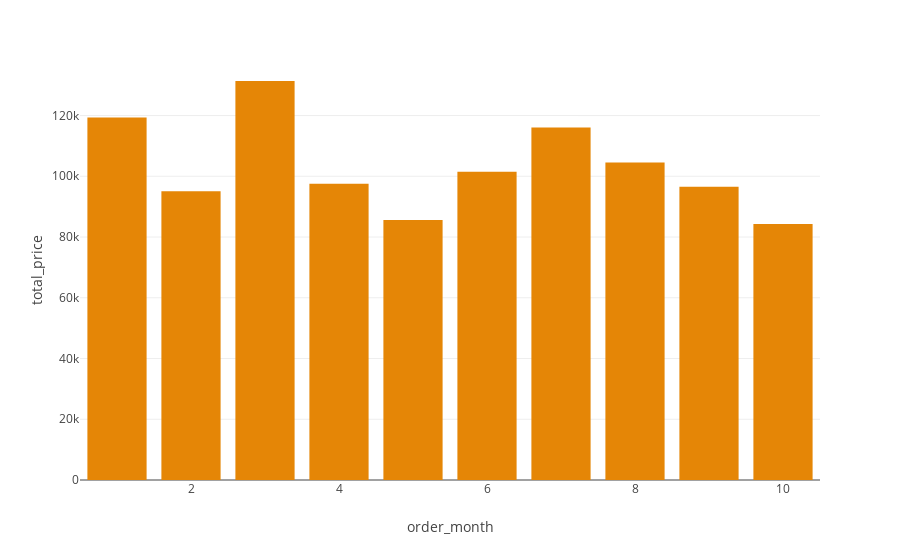

The notebook cell saved with this chart:
### Code cell
# what is the highest month that get the highest sales ?
high_month = data.groupby('order_month')[['total_price']].sum().sort_values(by='total_price' , ascending = False).reset_index()
high_month

fig3 = px.bar(high_month, x='order_month', y='total_price' , color_discrete_sequence=px.colors.qualitative.Vivid)
fig3.show()

### Figure 1 — Plotly figure (JSON) as saved in the notebook; plotly's stock layout.template omitted (floating-point values rounded to 4 significant figures)
{"data": [{"alignmentgroup": "True", "hovertemplate": "order_month=%{x}<br>total_price=%{y}<extra></extra>", "legendgroup": "", "marker": {"color": "rgb(229, 134, 6)", "pattern": {"shape": ""}}, "name": "", "offsetgroup": "", "orientation": "v", "showlegend": false, "textposition": "auto", "type": "bar", "x": [3, 1, 7, 8, 6, 4, 9, 2, 5, 10], "xaxis": "x", "y": [131364, 119333, 116081, 104565, 101458, 97530, 96526, 95080, 85597, 84266], "yaxis": "y"}], "layout": {"autosize": true, "barmode": "relative", "legend": {"tracegroupgap": 0}, "margin": {"t": 60}, "xaxis": {"anchor": "y", "autorange": true, "domain": [0, 1], "range": [0.5, 10.5], "title": {"text": "order_month"}, "type": "linear"}, "yaxis": {"anchor": "x", "autorange": true, "domain": [0, 1], "range": [0, 138300.0], "title": {"text": "total_price"}, "type": "linear"}}}
